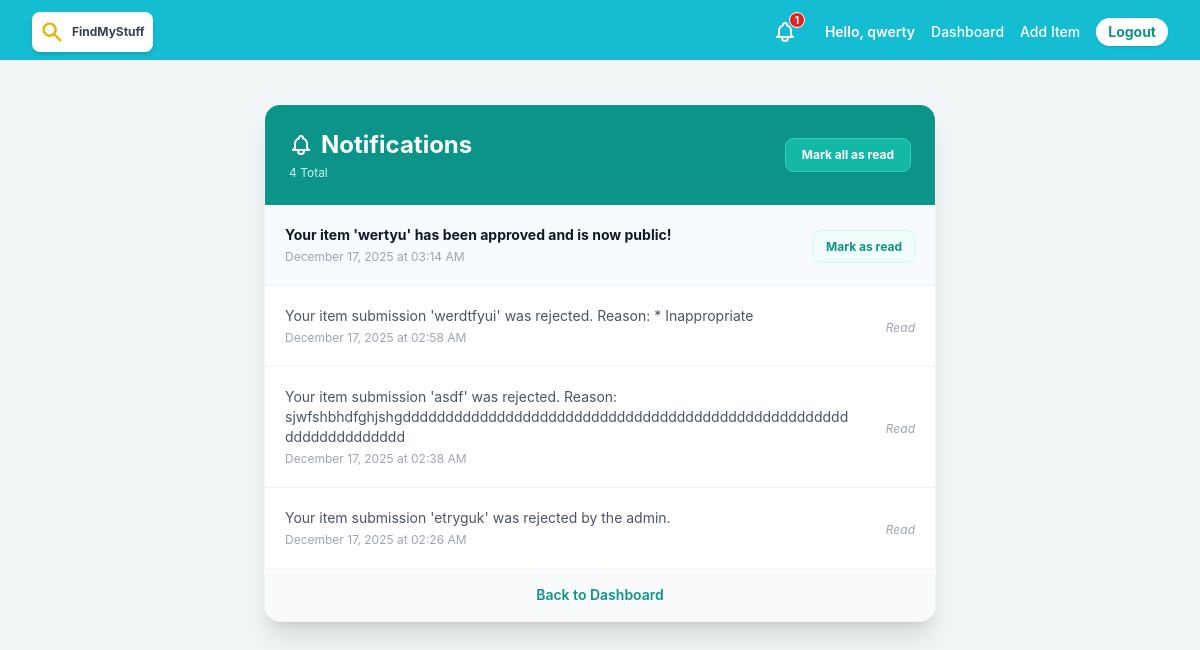
Screenshot of /notifications (signed in) with the database file from the repository.
### models.py (models this page shows)
class Notification(db.Model):
    id = db.Column(db.Integer, primary_key=True)
    user_id = db.Column(db.Integer, db.ForeignKey('user.id'), nullable=False)
    message = db.Column(db.String(255), nullable=False)
    is_read = db.Column(db.Boolean, default=False)
    timestamp = db.Column(db.DateTime, default=datetime.now)
    user = db.relationship('User', backref=db.backref('notifications', lazy=True))

### routes.py (the view)
    @app.route('/notifications')
    def notifications():
        if 'user_id' not in session: return redirect(url_for('signin'))
        notifs = Notification.query.filter_by(user_id=session['user_id']).order_by(Notification.timestamp.desc()).all()
        return render_template('notifications.html', notifications=notifs)

### app.py (called while the page is built)
@app.context_processor
def inject_notifications():
    if 'user_id' in session:
        count = Notification.query.filter_by(user_id=session['user_id'], is_read=False).count()
        return dict(unread_count=count)
    return dict(unread_count=0)

### templates/notifications.html (shortened to what this page needs)
{% extends 'base.html' %}
{% block content %}
<div class="w-full max-w-2xl bg-white shadow-xl rounded-2xl overflow-hidden border border-gray-100">
    <div class="bg-teal-600 p-6 flex justify-between items-center">
        <div class="flex flex-col">
            <h2 class="text-2xl font-bold text-white flex items-center">
                Notifications
            </h2>
            <span class="text-teal-100 text-xs mt-1">{{ notifications|length }} Total</span>
        </div>
        {% if unread_count > 0 %}
        <form action="{{ url_for('mark_all_read') }}" method="POST">
            <button type="submit" class="bg-teal-500 hover:bg-teal-400 text-white text-xs px-4 py-2 rounded-lg font-bold transition-colors border border-teal-400 shadow-sm">
                Mark all as read
            </button>
        </form>
        {% endif %}
    </div>
    <div class="divide-y divide-gray-100">
    {% if notifications %}
        {% for notif in notifications %}
        <div class="p-5 flex items-center hover:bg-gray-50 transition duration-150 {% if not notif.is_read %}bg-blue-50/50{% endif %}">
            <div class="flex-grow overflow-hidden pr-4">
                <p class="text-sm break-words {% if not notif.is_read %}font-bold text-gray-900{% else %}text-gray-600{% endif %}">
                    {{ notif.message }}
                </p>
                <p class="text-xs text-gray-400 mt-1">
                    {{ notif.timestamp.strftime('%B %d, %Y at %I:%M %p') }}
                </p>
            </div>
            <div class="ml-4 flex-shrink-0">
                {% if not notif.is_read %}
                    <a href="{{ url_for('mark_read', notif_id=notif.id) }}"
                       class="whitespace-nowrap text-xs text-teal-600 font-bold hover:underline bg-teal-50 px-3 py-2 rounded-lg border border-teal-100">
                        Mark as read
                    </a>
                {% else %}
                    <span class="text-xs text-gray-400 italic">Read</span>
                {% endif %}
            </div>
        </div>
        {% endfor %}
    {% endif %}
    </div>
    <div class="bg-gray-50 p-4 border-t border-gray-100 flex justify-center">
        <a href="{{ url_for('dashboard') }}" class="text-sm font-semibold text-teal-600 hover:text-teal-700">
            Back to Dashboard
        </a>
    </div>
</div>
{% endblock %}

### templates/base.html (shortened to what this page needs)
<!DOCTYPE html>
<html lang="en">
<head>
    <script src="https://cdn.tailwindcss.com"></script>
</head>
<body class="relative">
    <div class="header-bg"></div>
    <nav class="relative z-10 w-full max-w-7xl mx-auto px-4 sm:px-6 lg:px-8 flex items-center h-16">
        <div class="flex items-center space-x-2 p-2 bg-white rounded-lg shadow-md">
            <svg class="w-6 h-6 text-yellow-500" fill="currentColor" viewBox="0 0 20 20" xmlns="http://www.w3.org/2000/svg">
                <path fill-rule="evenodd" d="M8 4a4 4 0 100 8 4 4 0 000-8zM2 8a6 6 0 1110.89 3.476l4.817 4.817a1 1 0 01-1.414 1.414l-4.816-4.816A6 6 0 012 8z" clip-rule="evenodd"></path>
            </svg>
            <span class="text-xs font-bold text-gray-700 leading-none">FindMyStuff</span>
        </div>
        <div class="ml-auto flex items-center space-x-4">
            {% if 'user' in session %}
                <a href="{{ url_for('notifications') }}" class="relative text-white hover:text-teal-100 transition duration-150 mr-2 p-1">
                    {% if unread_count > 0 %}
                    <span class="absolute top-0 right-0 flex h-4 w-4 transform translate-x-1 -translate-y-1">
                        <span class="relative inline-flex rounded-full h-4 w-4 bg-red-600 text-white text-[10px] items-center justify-center font-bold border border-white">
                            {{ unread_count }}
                        </span>
                    </span>
                    {% endif %}
                </a>
                <span class="text-sm font-semibold text-white">Hello, {{ session['user'] }}</span>
                <a href="{{ url_for('dashboard') }}" class="text-white hover:text-teal-200 text-sm font-medium">Dashboard</a>
                {% if session.get('role') != 'admin' %}
                <a href="{{ url_for('add_item') }}" class="text-white hover:text-teal-200 text-sm font-medium">Add Item</a>
                {% endif %}
                <a href="{{ url_for('logout') }}" class="px-3 py-1 bg-white text-teal-600 rounded-full text-sm font-bold shadow hover:bg-gray-100 transition duration-150">Logout</a>
            {% else %}
                <a href="{{ url_for('signin') }}" class="text-white hover:text-teal-200 text-sm font-medium">Sign In</a>
                <a href="{{ url_for('signup') }}" class="px-3 py-1 bg-white text-teal-600 rounded-full text-sm font-bold shadow hover:bg-gray-100 transition duration-150">Sign Up</a>
            {% endif %}
        </div>
    </nav>
    <main class="flex-grow relative z-10 p-4 pt-10 flex flex-col items-center">
        {% block content %}{% endblock %}
    </main>
</body>
</html>

### templates/base.html (style rules this page uses)
body { font-family: 'Inter', sans-serif; background-color: #f7fafc; min-height: 100vh; display: flex; flex-direction: column; }
.header-bg { background-color: #00bcd4; height: 60px; width: 100%; position: absolute; top: 0; left: 0; z-index: 0; }

### rows the page displays
Notification: message "Your item 'wertyu' has been approved and is now public!", timestamp "December 17, 2025 at 03:14 AM"
Notification: message "Your item submission 'werdtfyui' was rejected. Reason: * Inappropriate", timestamp "December 17, 2025 at 02:58 AM", is_read "Read"
Notification: message "Your item submission 'asdf' was rejected. Reason: sjwfshbhdfghjshgdddddddddddddddddddddddddddddddddddddddddddddddddddddddddddddddddd", timestamp "December 17, 2025 at 02:38 AM", is_read "Read"
Notification: message "Your item submission 'etryguk' was rejected by the admin.", timestamp "December 17, 2025 at 02:26 AM", is_read "Read"

### other values shown
{{ unread_count }} "1"
{{ session['user'] }} "qwerty"
{{ notifications|length }} "4"
